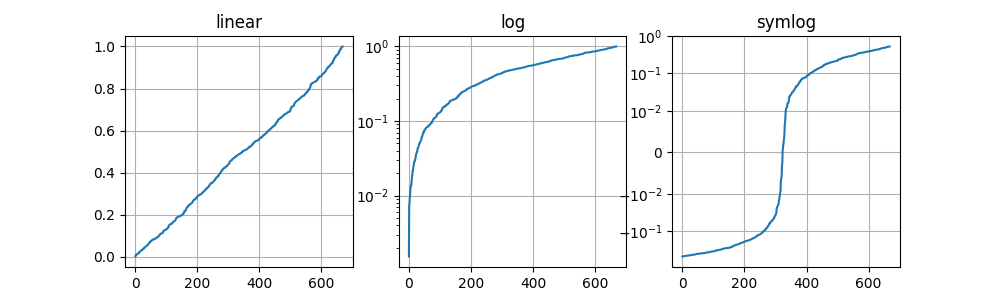

Source code (Python):

"""

Specify the y scale to linear, log, symlog mode

"""

import matplotlib.pyplot as plt
import numpy as np
from matplotlib.ticker import NullFormatter  # useful for `logit` scale

# Fixing random state for reproducibility.
# If we use np.random.seed(), the outcome of random value would be fixed
np.random.seed(19680801)

# make up some data in the interval [0,1]
y = np.random.normal(size=2000)
y = y[(y > 0) & (y < 1)]
y.sort()
x = np.arange(len(y))

# plot with various axes scales
plt.figure(1,figsize=(10,3))

# linear
plt.subplot(131)
plt.plot(x, y)
plt.yscale('linear') # We only need to specify the scale of y by plt.yscale
plt.title('linear')
plt.grid(True)


# log
plt.subplot(132)
plt.plot(x, y)
plt.yscale('log')
plt.title('log')
plt.grid(True)


# symmetric log
plt.subplot(133)
plt.plot(x, y-y.mean())
plt.yscale('symlog', linthreshy=0.01)
plt.title('symlog')
plt.grid(True)

plt.show()
